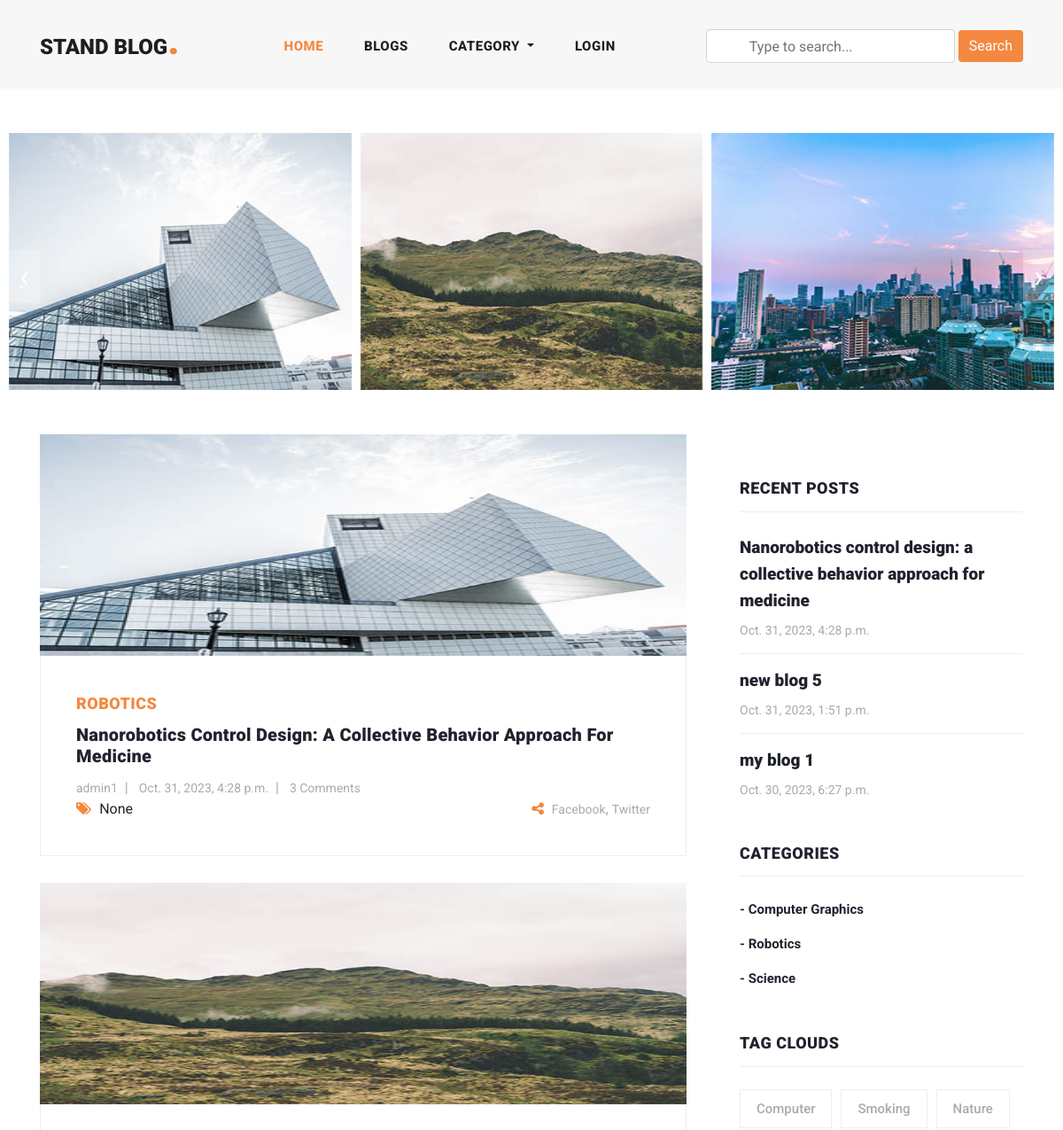
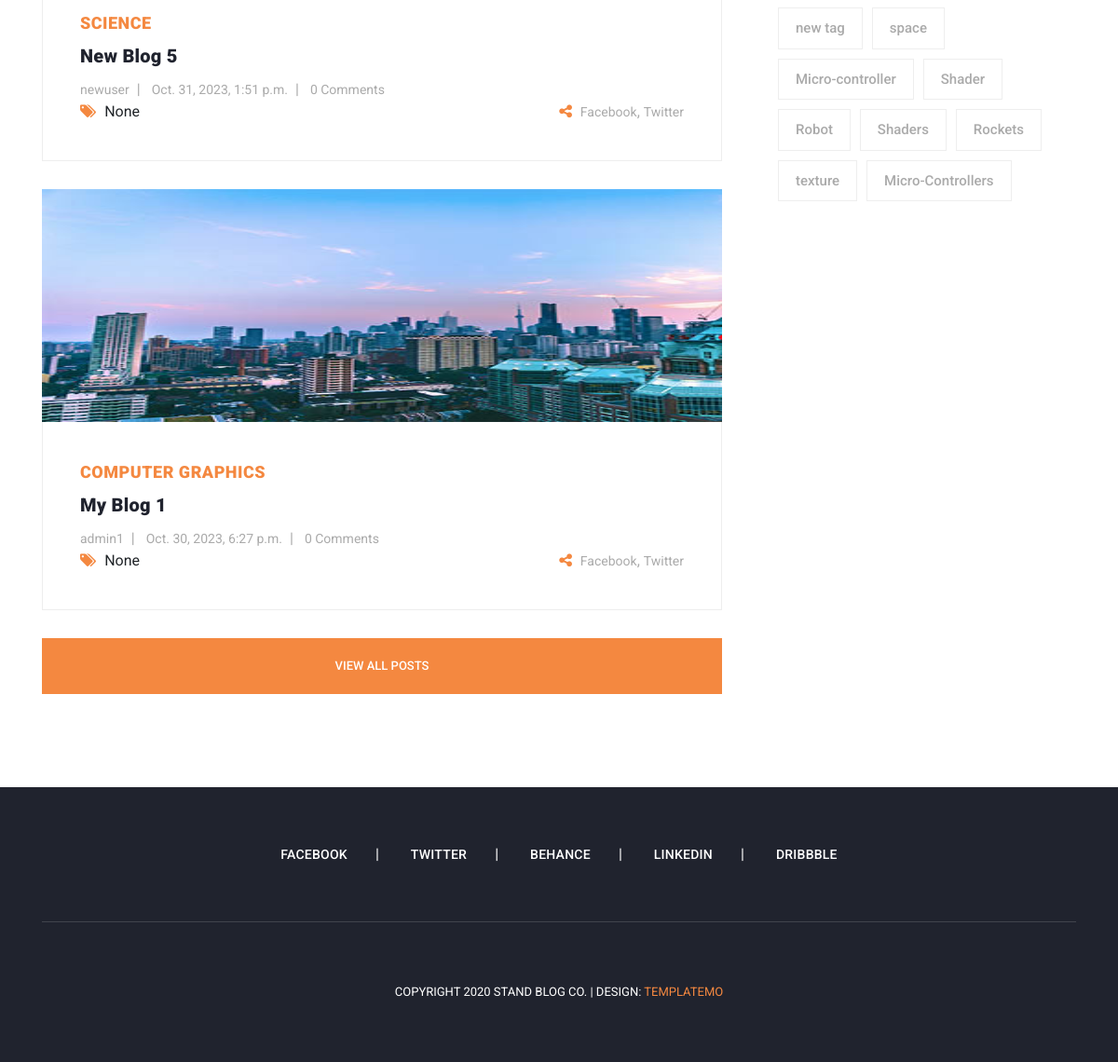
The page / on the database its author committed (2 pictures, top to bottom).
### blog/models.py (models this page shows, shortened)
class Blog(models.Model):
    user = models.ForeignKey(User, related_name= 'user_blogs', on_delete=models.CASCADE)
    category = models.ForeignKey(Category, related_name= 'category_blogs', on_delete=models.CASCADE)
    tag = models.ManyToManyField(Tag, related_name= 'tag_blogs', blank=True)
    created_date = models.DateTimeField(auto_now_add=True)
    title = models.CharField(max_length=150)
    description = RichTextField()
    slug = models.SlugField(max_length=100, blank=True, null=True)
    banner = models.ImageField(upload_to="blog_banners")
    likes = models.ManyToManyField(User, related_name= 'user_likes', blank=True)

class Category(models.Model):
    class Meta:
        verbose_name_plural = 'categories'
        verbose_name = 'category'
        ordering = ['title']
    title = models.CharField(max_length=150, unique=True)
    slug = models.SlugField(blank=True, null=True)
    created_date = models.DateTimeField(auto_now_add=True)
    def __str__(self):
        return self.title

class Tag(models.Model):
    title = models.CharField(max_length=150)
    slug = models.SlugField(blank=True, null=True)
    created_date = models.DateTimeField(auto_now_add=True)

### user_profile/models.py (models this page shows, shortened)
class User(AbstractUser):
    email = models.EmailField(max_length=150, unique=True, error_messages={'unique': "The email must be unique"})
    profile_image = models.ImageField(null = True, blank = True, upload_to = "profile_images")
    REQUIRED_FIELDS = ["email"]
    object = CustomUserManager()
    followers = models.ManyToManyField("Follow")  # returning string from Follow class to here

### blog/views.py (the view)
# urls.py: path('', home, name='home'),
def home(request):
    blogs = Blog.objects.order_by('-created_date')
    tags = Tag.objects.order_by('-created_date')
    context= {
        "blogs": blogs,
        "tags": tags,
    }
    return render(request, 'home.html', context)

### blog/context_processors.py (called while the page is built)
def get_all_categories(request):
    categories = Category.objects.all()
    context = {
       "categories": categories
    }
    return context

### user_profile/context_processors.py (called while the page is built, shortened)
def user_notifications(request):
    context = {}
    return context

### template/home.html (shortened to what this page needs)
{% extends 'base.html' %}
{% load static %}
{% block content %}
{%include 'banner.html' %}
<section class="blog-posts">
    <div class="container">
      <div class="row">
        <div class="col-lg-8">
          <div class="all-blog-posts">
            <div class="row">
              {% for blog in blogs|slice:"3" %}
              <div class="col-lg-12">
                <div class="blog-post">
                  <div class="blog-thumb">
                    <img src="{{blog.banner.url}}" alt="">
                  </div>
                  <div class="down-content">
                    <span>{{blog.category}}</span>
                    <a href="{% url 'blog_details' blog.slug %}"><h4>{{blog.title}}</h4></a>
                    <ul class="post-info">
                      <li><a href="{% url 'view_user_info' blog.user.username %}">{{blog.user.username}}</a></li>
                      <li><a href="javascript:void(0);">{{blog.created_date}}</a></li>
                      <li><a href="javascript:void(0);">{{blog.blog_comment.all.count}} Comments</a></li>
                    </ul>
                    <div class="post-options">
                      <div class="row">
                        <div class="col-6">
                          <ul class="post-tags">
                            <li><i class="fa fa-tags"></i></li>
                            {% if blog.tag.all.count > 0 %}
                            {% for tag in blog.tag.all %}
                            <li><a href="#">{{tag.title}}</a></li>
                            {% endfor %}
                            {% else %}
                            None
                            {%endif%}
                          </ul>
                        </div>
                        <div class="col-6">
                          <ul class="post-share">
                            <li><i class="fa fa-share-alt"></i></li>
                            <li><a href="#">Facebook</a>,</li>
                            <li><a href="#"> Twitter</a></li>
                          </ul>
                        </div>
                      </div>
                    </div>
                  </div>
                </div>
              </div>
              {% endfor %}
              <div class="col-lg-12">
                <div class="main-button">
                  <a href="{% url 'blogs' %}">View All Posts</a>
                </div>
              </div>
            </div>
          </div>
        </div>
        {%include 'sidebar.html' %}
      </div>
    </div>
  </section>
{% endblock %}

### template/banner.html (shortened to what this page needs)
{% load static %}
<div class="main-banner header-text">
  <div class="container-fluid">
    <div class="owl-banner owl-carousel">
      {% for blog in blogs|slice:"5" %}
      <div class="item">
        <img src="{{blog.banner.url}}" alt="" style="height: 500px; max-width: 100%;">
      </div>
      {% endfor %}
    </div>
  </div>
</div>

### template/sidebar.html
<div class="col-lg-4">
    <div class="sidebar">
      <div class="row">
        <div class="col-lg-12">
          <div class="sidebar-item recent-posts">
            <div class="sidebar-heading">
              <h2>Recent Posts</h2>
            </div>
            <div class="content">
              <ul>
                {% for blog in blogs|slice:"3" %}
                <li><a href="{% url 'blog_details' blog.slug %}">
                  <h5>{{blog.title}}</h5>
                  <span>{{blog.created_date}}</span>
                </a></li>
                {% endfor %}
              </ul>
            </div>
          </div>
        </div>
        <div class="col-lg-12">
          <div class="sidebar-item categories">
            <div class="sidebar-heading">
              <h2>Categories</h2>
            </div>
            <div class="content">
              <ul>
                {% for category in categories %}
                <li><a href="{% url 'category_blogs' category.slug %}">- {{category.title}}</a></li>
                {% endfor %}
              </ul>
            </div>
          </div>
        </div>
        <div class="col-lg-12">
          <div class="sidebar-item tags">
            <div class="sidebar-heading">
              <h2>Tag Clouds</h2>
            </div>
            <div class="content">
              <ul>
                {% for tag in tags %}
                <li><a href="{% url 'tag_blogs' tag.slug %}">{{tag.title}}</a></li>
                {% endfor %}
              </ul>
            </div>
          </div>
        </div>
      </div>
    </div>
  </div>

### assets/css/templatemo-stand-blog.css (style rules this page uses)
body { font-family: 'Roboto', sans-serif; overflow-x: hidden; text-rendering: optimizeLegibility; -webkit-font-smoothing: antialiased; -moz-osx-font-smoothing: grayscale; }
ul { padding: 0; margin: 0; list-style: none; }
h1,h2,h3,h4,h5,h6 { margin: 0px; }
.main-button a { display: inline-block; background-color: #f48840; color: #fff; font-size: 13px; font-weight: 500; padding: 12px 20px; text-transform: uppercase; transition: all .3s; }
.main-banner .container-fluid { padding: 0px 10px; margin-bottom: -24px; }
.owl-banner { padding-top: 50px; }
.owl-banner .item { position: relative; }
.blog-posts { margin-top: 50px; }
.blog-posts .blog-post { margin-bottom: 30px; }
.blog-posts .blog-thumb img { width: 100%; height: 250px; overflow: hidden; }
.blog-posts .down-content { padding: 40px; border-right: 1px solid #eee; border-left: 1px solid #eee; border-bottom: 1px solid #eee; }
.blog-posts .down-content span { font-size: 18px; text-transform: uppercase; letter-spacing: 0.5px; font-weight: 900; color: #f48840; }
.blog-posts .down-content h4 { font-size: 24px; text-transform: capitalize; letter-spacing: 0.5px; font-weight: 900; color: #20232e; margin: 10px 0px 12px 0px; }
.blog-posts .down-content ul.post-info li { display: inline-block; margin-right: 8px; }
.blog-posts .down-content ul.post-info li:after { content: '|'; color: #aaa; margin-left: 8px; }
.blog-posts .down-content h4 { font-size: 20px; letter-spacing: 0.25px; }
.blog-posts .down-content ul.post-info li:last-child::after { display: none; }
.blog-posts .down-content ul.post-info li a { font-size: 14px; color: #aaa; font-weight: 400; transition: all .3s; }
.blog-posts .down-content ul.post-share { text-align: right; }
.blog-posts .down-content ul.post-tags li, .blog-posts .down-content ul.post-share li { display: inline-block; }
.blog-posts .down-content ul.post-tags li:first-child i, .blog-posts .down-content ul.post-share li:first-child i { color: #f48840; margin-right: 5px; }
.blog-posts .down-content ul.post-tags li, .blog-posts .down-content ul.post-share li { color: #aaa; }
.blog-posts .down-content ul.post-tags li a, .blog-posts .down-content ul.post-share li a { font-size: 14px; color: #aaa; font-weight: 400; transition: all .3s; }
.blog-posts .main-button a { height: 60px; line-height: 60px; padding: 0px; width: 100%; text-align: center; }
.blog-posts .sidebar-heading h2 { font-size: 18px; text-transform: uppercase; font-weight: 900; letter-spacing: 0.5px; color: #20232e; border-bottom: 1px solid #eee; padding-bottom: 15px; margin-bottom: 25px; }
.sidebar { margin-left: 30px; }
.sidebar .sidebar-item { margin-top: 50px; }
.sidebar .sidebar-heading h2 { font-size: 18px; text-transform: uppercase; font-weight: 900; letter-spacing: 0.5px; color: #20232e; border-bottom: 1px solid #eee; padding-bottom: 15px; margin-bottom: 25px; }
.sidebar .recent-posts ul li { margin-bottom: 15px; padding-bottom: 15px; border-bottom: 1px solid #eee; }
.sidebar .recent-posts ul li:last-child { margin-bottom: 0px; padding-bottom: 0px; border-bottom: none; }
.sidebar .recent-posts ul li h5 { font-size: 19px; font-weight: 900; color: #20232e; line-height: 30px; transition: all 0.3s; }
.sidebar .recent-posts ul li span { display: block; font-size: 14px; color: #aaa; margin-top: 8px; }
.sidebar .categories ul li { margin-bottom: 15px; }
.sidebar .categories ul li:last-child { margin-bottom: 0px; }
.sidebar .categories ul li a { font-size: 15px; font-weight: 700; color: #20232e; transition: all .3s; }
.sidebar .tags ul li { margin-right: 6px; display: inline-block; }
.sidebar .tags ul li { margin-bottom: 10px; }
.sidebar .tags ul li a { font-size: 15px; font-weight: 500; color: #aaa; display: inline-block; border: 1px solid #eee; padding: 10px 18px; transition: all .3s; }

### rows shown on the page
Blog: banner (picture), category "ROBOTICS", title "Nanorobotics Control Design: A Collective Behavior Approach For Medicine", user.username "admin1", created_date "Oct. 31, 2023, 4:28 p.m.", blog_comment.all.count "3", shows "None", title "Nanorobotics control design: a collective behavior approach for medicine"
Blog: banner (picture), category "SCIENCE", title "New Blog 5", user.username "newuser", created_date "Oct. 31, 2023, 1:51 p.m.", blog_comment.all.count "0", shows "None", title "new blog 5"
Blog: banner (picture), category "COMPUTER GRAPHICS", title "My Blog 1", user.username "admin1", created_date "Oct. 30, 2023, 6:27 p.m.", blog_comment.all.count "0", shows "None", title "my blog 1"
Category: title "Computer Graphics"
Category: title "Robotics"
Category: title "Science"
Tag: title "Computer"
Tag: title "Smoking"
Tag: title "Nature"
Tag: title "new tag"
Tag: title "space"
Tag: title "Micro-controller"
Tag: title "Shader"
Tag: title "Robot"
Tag: title "Shaders"
Tag: title "Rockets"
Tag: title "texture"
Tag: title "Micro-Controllers"
